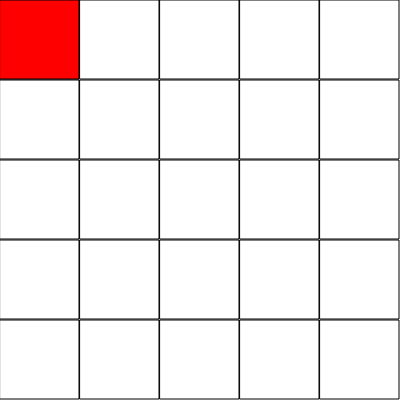
Frame 1 (no input)
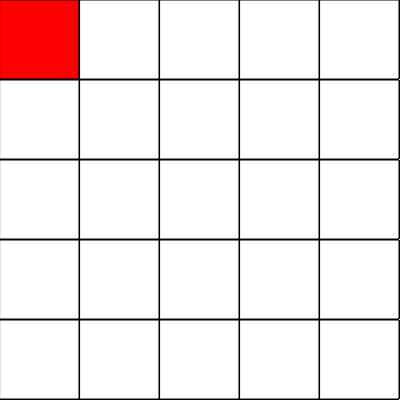
Frame 60 (no input)
Frame 120 (the mouse pressed at the canvas centre since frame 60): identical to frame 60, image omitted

The p5.js sketch that drew these frames (run headless with seeded random() and noise() and a simulated clock; from frame 60 on, the mouse is pressed at the canvas centre):

// p5.js sketch
// ── sketch.js
let cols = 5
let rows = 5
let grid = new Array(cols)

let openSet = []
let closedSet = []
let start
let end
let w, h

function removeFromArray(arr, el) {
    for (let i = arr.length - 1; i >= 0; i--) {
        if ((arr[i] = el)) {
            arr.splice(i, 1)
        }
    }
}

class Spot {
    constructor(i, j) {
        this.i = i
        this.j = j
        this.f = 0
        this.g = 0
        this.h = 0
        this.neighbours = []
    }

    show(col) {
        fill(col)
        stroke(0)
        rect(this.i * w, this.j * h, w - 1, h - 1)
    }

    addNeighbours(grid) {
        let i = this.i
        let j = this.j
        if (i < cols - 1) {
            this.neighbours.push(grid[i + 1][j])
        }
        if (i > 0) {
            this.neighbours.push(grid[i - 1][j])
        }
        if (j < rows - 1) {
            this.neighbours.push(grid[i][j + 1])
        }
        if (j > 0) {
            this.neighbours.push(grid[i][j - 1])
        }
    }
}

function setup() {
    createCanvas(400, 400)

    w = width / cols
    h = height / rows

    for (let i = 0; i < cols; i++) {
        grid[i] = new Array(rows)
    }

    for (let i = 0; i < cols; i++) {
        for (let j = 0; j < rows; j++) {
            grid[i][j] = new Spot(i, j)
        }
    }

    for (let i = 0; i < cols; i++) {
        for (let j = 0; j < rows; j++) {
            grid[i][j].addNeighbours(grid)
        }
    }

    start = grid[0][0]
    end = grid[cols - 1][rows - 1]

    openSet.push(start)
}

function draw() {
    if (openSet.length > 0) {
        let winner = 0
        for (let i = 0; i < openSet.length; i++) {
            if (openSet[i].f < openSet[winner].f) {
                winner = i
            }
        }

        let current = openSet[winner]

        if (openSet[winner] === end) {
            console.log('done')
        }

        removeFromArray(openSet, current)
        closedSet.push(current)
    } else {
    }

    for (let i = 0; i < cols; i++) {
        for (let j = 0; j < rows; j++) {
            grid[i][j].show(color(255))
        }
    }

    for (let i = 0; i < closedSet.length; i++) {
        closedSet[i].show(color(255, 0, 0))
    }

    for (let i = 0; i < openSet.length; i++) {
        openSet[i].show(color(0, 255, 0))
    }
}
